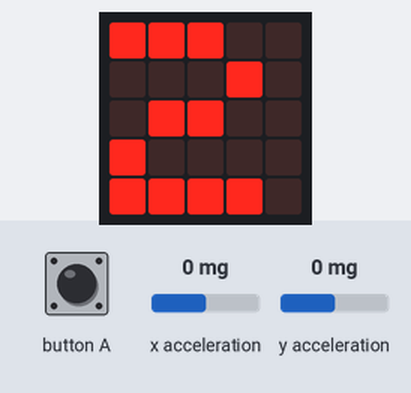
Recording of a program running on a simulated BBC micro:bit running MicroPython. On the bench: the board's 5×5 LED display. Inputs (shaded band) come from the test bench; at power-on: x acceleration 0 mg, y acceleration 0 mg. Random numbers come from a fixed seed.

Above: at 1.1 s.
At 4.2 s:
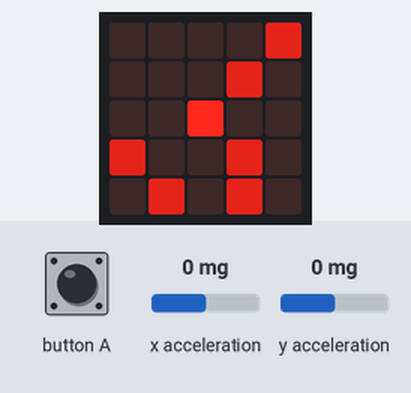
4.3 s: x acceleration set to 750 mg
At 5.35 s:
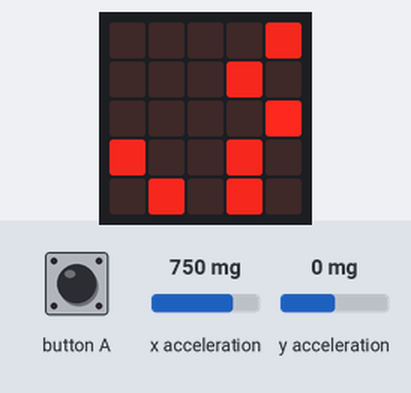
6.3 s: y acceleration set to 750 mg
At 7.01 s:
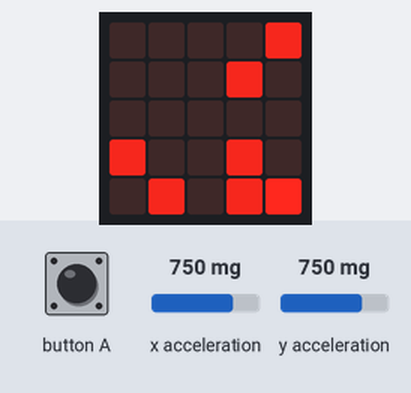
8.2 s: x acceleration set to 1 mg
9.7 s: x acceleration set to -2 mg
At 10.34 s:
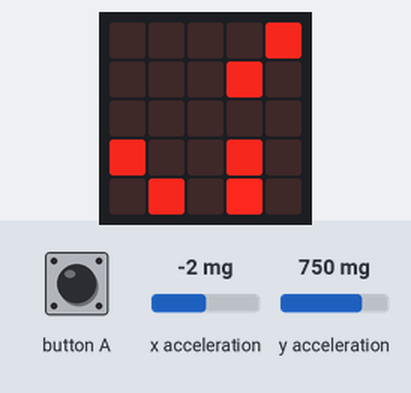
12.0 s: y acceleration set to 1 mg
13.5 s: y acceleration set to -2 mg
At 15.34 s:
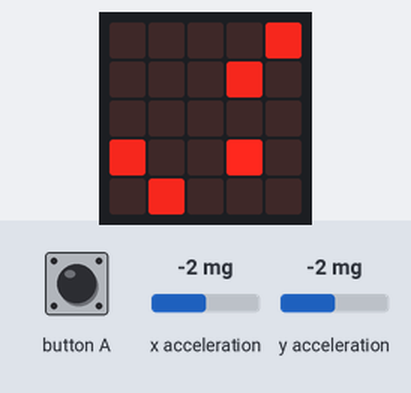

Measured:
- the behaviour switches between 0 and -1 mg on x acceleration (found by bisection; images 3 and 4)
- the behaviour switches between 0 and -1 mg on y acceleration (found by bisection; images 4 and 5)
- what the display in image 0 shows lasts 1.0 s, from 1.0 s to 2.0 s
- what the display in image 2 shows lasts 0.5 s, from 5.1 s to 5.6 s

The program:

coin.py
```python
from microbit import *
import random
import math

def main():

    """
    This is the main function where the game loop resides
    """

    collectorx = 2
    collectory = 2

    coins = makeCoins()
    startScreen(3)
    shine = 0.0
    angle = 0

    while True:

        gx, gy = processEvents()

        collectorx, collectory = update(collectorx, collectory, gx, gy, coins)

        angle += 0.3
        if angle > 3.14:
            angle = 0.0

        shine = math.sin(angle)
        draw(collectorx, collectory, coins, shine)

        if not coins :
			if button_a.was_pressed() :
				coins = makeCoins()


        sleep(150)


def processEvents():

    """
    This function gets the acceleration measurements for the x and y axes
    :return: G-force along the x and y axes
    """

    x = accelerometer.get_x()
    y = accelerometer.get_y()

    return x, y


def update(collectorx, collectory, gx, gy, coins):

    """
    This function updates the position of the balls and removes any coins
    that have been picked up

    :param collectorx: x coordinate of collector
    :param collectory: y coordinate of collector
    :param gx: G-force on the x axes
    :param gy: G-force on the y axes
    :param coins: List of coordinates of coins, each item is in the form: [x,y]
    :return: New position of collector
    """

    incr = 1.5

    px = gx/1024.0
    py = gy/1024.0

    dx = px * incr
    dy = py * incr

    x = validate(collectorx+dx)
    y = validate(collectory+dy)

    if [int(x), int(y)] in coins:
        coins.remove([int(x), int(y)])

    return x, y


def draw(collectorx, collectory, coins, shine):

    """
    This function displays the collector and coins on the LED display

    :param collectorx: x coordinate of collector
    :param collectory: y coordinate of collector
    :param coins: List of coordinates of coins, each item is in the form: [x,y]为什么是中括号
    :param shine: Value between 0 and 1.  Determines brightness of coins.有必要吗
    """
#这个function不断循环吗  而且没有return也能行
    display.show(Image())
    #这是什么意思 括号里没东西
    display.set_pixel(int(collectorx), int(collectory), 9)

    if coins:
		#这是什么意思 if coins是什么 ture吗
        for coin in coins:
            display.set_pixel(coin[0], coin[1], int(shine * 9))
    else:
        display.show(Image.HAPPY)

def startScreen(x):

    """
    This function displays a countdown

    :param x: Starting value of the countdown
    """

    for i in range(x, 0, -1):
        display.show(i)
        sleep(1000)


def makeCoins():

    """
    This function creates 'coins'.  The coins are random placed.
    The center LED cannot be a coin,
    that's where the collector starts.

    :return: List of coordinates of coins, each item is in the form: [x,y]
    """

    tmp = []
    while len(tmp) < 6:
        rx = random.randint(0, 4)
        ry = random.randint(0, 4)

        if (rx != 2 and ry != 2) and ([rx, ry] not in tmp):
            tmp.append([rx, ry])

    return tmp


def validate(x):

    """
    This function makes sure a coordinate value (on the LED display) is valid.

    :param x: A value for x or y
    :return: A value between 0 and 4
    """

    if x < 0:
        return 0

    if x > 4:
        return 4

    return x


main()
```
